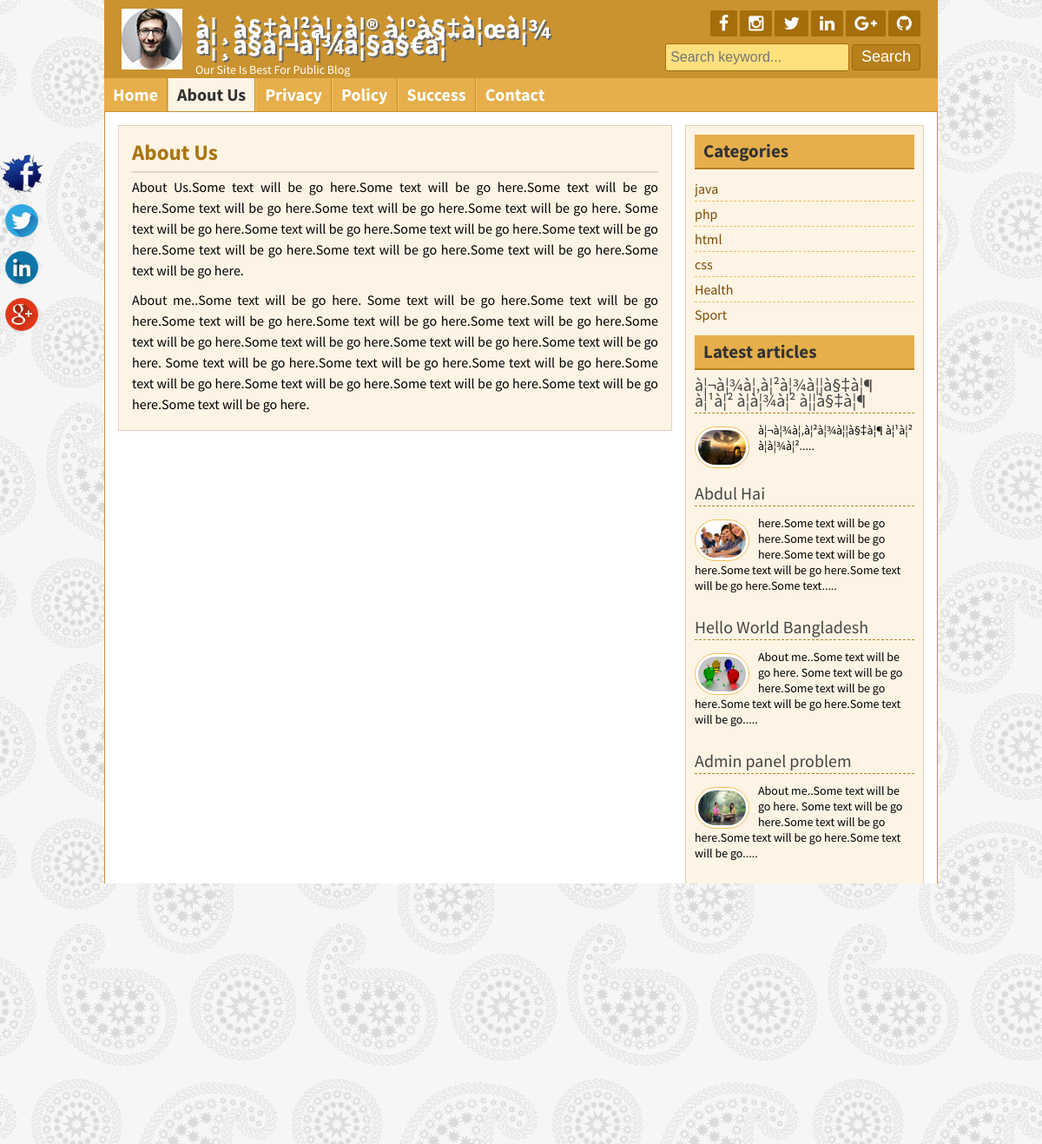
Page /page.php?pageid=1 on the committed database.
### tables this page shows
CREATE TABLE `tbl_slogan` (
  `id` int(11) NOT NULL,
  `title` varchar(255) NOT NULL,
  `slogan` varchar(255) NOT NULL,
  `logo` varchar(255) NOT NULL
);

CREATE TABLE `tbl_social` (
  `id` int(11) NOT NULL,
  `fb` varchar(255) NOT NULL,
  `ins` varchar(255) NOT NULL,
  `tw` varchar(255) NOT NULL,
  `ln` varchar(255) NOT NULL,
  `gp` varchar(255) NOT NULL,
  `git` varchar(255) NOT NULL
);

CREATE TABLE `tbl_page` (
  `id` int(11) NOT NULL,
  `name` varchar(255) NOT NULL,
  `body` text NOT NULL
);

CREATE TABLE `tbl_category` (
  `id` int(11) NOT NULL,
  `name` varchar(255) NOT NULL
);

CREATE TABLE `tbl_post` (
  `id` int(11) NOT NULL,
  `cat` int(11) NOT NULL,
  `title` varchar(255) NOT NULL,
  `body` text NOT NULL,
  `image` varchar(255) NOT NULL,
  `author` varchar(255) NOT NULL,
  `tags` varchar(255) NOT NULL,
  `description` text NOT NULL,
  `date` timestamp NOT NULL DEFAULT current_timestamp(),
  `userid` int(11) NOT NULL
);

CREATE TABLE `tbl_footer` (
  `id` int(11) NOT NULL,
  `node` varchar(255) NOT NULL
);

### lib/Database.php (called while the page is built, shortened)
<?php
Class Database{
	public $host   = DB_HOST;
	public $user   = DB_USER;
	public $pass   = DB_PASS;
	public $dbname = DB_NAME;
	public $link;
	private function connectDB(){
	$this->link = new mysqli($this->host, $this->user, $this->pass, $this->dbname);
 }
	public function select($query){
		$result = $this->link->query($query) or die($this->link->error.__LINE__);
		if($result->num_rows > 0){
			return $result;
		} else {
			return false;
		}
	}
}

### helpers/Format.php (called while the page is built, shortened)
<?php
class Format{
    public function textShorten($text, $limit=400){
        $text = $text. " ";
        $text = substr($text, 0, $limit);
        $text = substr($text, 0, strrpos($text, ' '));
        $text = $text. ".....";
        return $text;
    }
}

### page.php (the view, shortened to what this page needs)
<?php include"inc/header.php"; ?>
<?php
$pageid = mysqli_real_escape_string($db->link, $_GET['pageid']);
    if (!isset($pageid) || $pageid == NULL) {
      echo "<script>window.location='404.php';</script>";
    }else{
        $id = $pageid;
    }
?>
<?php
    $pagequery = "SELECT * FROM tbl_page WHERE id='$id'";
    $pagedetails = $db->select($pagequery);
    if ($pagedetails) {
        while ($result = $pagedetails->fetch_assoc()) {
?>
	<div class="contentsection contemplete clear">
		<div class="maincontent clear">
			<div class="about">
				<h2><?= $result['name']; ?></h2>
				<?= $result['body']; ?>
	</div>
</div>
<?php }} else{echo "<script>window.location='404.php';</script>";} ?>
<?php include"inc/sidebar.php"; ?>
<?php include"inc/footer.php"; ?>

### inc/header.php (shortened to what this page needs)
<?php include"lib/Database.php"; ?>
<?php include"helpers/Format.php"; ?>
<?php
    $db = new Database();
    $fm = new Format();
?>
<!DOCTYPE html>
<html>
<head>
   <?php include 'scripts/css.php'; ?>
</head>
<body>
<div class="headersection templete clear">
    <a href="index.php">
        <div class="logo">
            <?php
                $query = "SELECT * FROM tbl_slogan WHERE id ='1'";
                $blog_title = $db->select($query);
                if ($blog_title) {
                while ($result = $blog_title->fetch_assoc()) {
            ?>
            <img src="admin/<?= $result['logo']; ?>" alt="Logo"/>
            <h2><?= $result['title']; ?></h2>
            <p><?= $result['slogan']; ?></p>
            <?php }} ?>
        </div>
    </a>
    <div class="social clear">
        <div class="icon clear">
            <?php
                $query = "SELECT * FROM tbl_social WHERE id ='1'";
                $social_media = $db->select($query);
                if ($social_media) {
                while ($result = $social_media->fetch_assoc()) {
            ?>
                <a href="<?= $result['fb']; ?>" target="_blank"><i class="fa fa-facebook facebook"></i></a>
                <a href="<?= $result['ins']; ?>" target="_blank"><i class="fa fa-instagram instagram"></i></a>
                <a href="<?= $result['tw']; ?>" target="_blank"><i class="fa fa-twitter twitter"></i></a>
                <a href="<?= $result['ln']; ?>" target="_blank"><i class="fa fa-linkedin linkedin"></i></a>
                <a href="<?= $result['gp']; ?>" target="_blank"><i class="fa fa-google-plus google-plus"></i></a>
                <a href="<?= $result['git']; ?>" target="_blank"><i class="fa fa-github github"></i></a>
           <?php }} ?>
        </div>
        <div class="searchbtn clear">
            <form action="search.php" method="get">
                <input type="text" name="search" placeholder="Search keyword..."/>
                <input type="submit" name="submit" value="Search"/>
            </form>
        </div>
    </div>
</div>
<div class="navsection templete">
    <?php
        $path = $_SERVER['SCRIPT_FILENAME'];
        $current_page = basename($path, '.php');
    ?>
    <ul>
        <li><a
        <?php if ($current_page == 'index') { echo 'id="active"'; }?>
                    href="index.php">Home</a></li>
        <?php
            $query = "SELECT * FROM tbl_page";
            $pages = $db->select($query);
            if ($pages) {
                while ($result = $pages->fetch_assoc()) {
        ?>
                <li><a
                        <?php
                            if (isset($_GET['pageid']) && $_GET['pageid'] == $result['id']) {
                                echo 'id="active"';
                            }
                        ?>
                            href="page.php?pageid=<?= $result['id']; ?>"><?= $result['name']; ?></a></li>
        <?php }} ?>
        <li><a
                <?php if ($current_page == 'contact') { echo 'id="active"'; }?>
                    href="contact.php">Contact</a></li>
    </ul>
</div>

### inc/sidebar.php
<div class="sidebar clear">
    <div class="samesidebar clear">
        <h2>Categories</h2>
        <ul>
            <?php
                $query = "SELECT * FROM tbl_category LIMIT 6";
                $category  = $db->select($query);
                if($category){
                while($result = $category->fetch_assoc()){
            ?>
            <li><a href="posts.php?category=<?= $result['id']; ?>"><?= $result['name']; ?></a></li>
            <?php }}else{ ?>
                <li>No Category Created</li>
            <?php } ?>
        </ul>
    </div>
    <div class="samesidebar clear">
        <h2>Latest articles</h2>
        <?php
            $query = "SELECT * FROM tbl_post ORDER BY id DESC LIMIT 5";
            $post  = $db->select($query);
            if($post){
            while($result = $post->fetch_assoc()){
        ?>
        <div class="popular clear">
            <h3><a href="post.php?id=<?= $result['id']; ?>"><?= $result['title']; ?></a></h3>
            <a href="post.php?id=<?= $result['id']; ?>"><img src="admin/<?= $result['image']; ?>" alt="post image"/></a>
            <?= $fm->textShorten($result['body'], 150); ?>
        </div>
        <?php }} else{"<script>window.location='404.php'</script>";} ?>
    </div>
</div>

### inc/footer.php (shortened to what this page needs)
</div>
<div class="footersection templete clear">
    <div class="footermenu clear">
        <ul>
            <li><a href="#">Home</a></li>
            <li><a href="#">About</a></li>
            <li><a href="#">Contact</a></li>
            <li><a href="#">Privacy</a></li>
        </ul>
        <ul style="float: right;margin-top: -20px;">
            <li><a href="admin/registration.php" title="Click For Registration Me">Register</a></li>
            <li><a href="admin/login.php" title="Click For login Me">Login</a></li>
        </ul>
    </div>
    <?php
    $query = "SELECT * FROM tbl_footer WHERE id ='1'";
    $footernote = $db->select($query);
    if ($footernote) {
    while ($fresult = $footernote->fetch_assoc()) {
    ?>
    <h3 style="color:#fff;">&copy; <?= $fresult['node']; ?> <?= date('Y'); ?></h3>
    <?php }} ?>
</div>
<div class="fixedicon clear">
    <?php
        $query = "SELECT * FROM tbl_social WHERE id ='1'";
        $social_media = $db->select($query);
        if ($social_media) {
        while ($result = $social_media->fetch_assoc()) {
    ?>
    <a href="<?= $result['fb']; ?>" target="_blank"><img src="images/fb.png" alt="Facebook"/></a>
    <a href="<?= $result['tw']; ?>" target="_blank"><img src="images/social/twitter.png" alt="Twitter"/></a>
    <a href="<?= $result['ln']; ?>" target="_blank"><img src="images/social/linkedin.png" alt="LinkedIn"/></a>
    <a href="<?= $result['gp']; ?>" target="_blank"><img src="images/social/google.png" alt="GooglePlus"/></a>
<?php }} ?>
</div>
</body>
</html>

### style.css (style rules this page uses)
* { margin:0;padding:0;outline:0 }
body { font-family: 'Source Sans Pro', sans-serif; font-size:14px; line-height:18px; color:#000; background:url(images/bg.png)repeat fixed 0 0 #fff; }
.templete { width:960px;margin:0 auto; }
.contemplete { margin: 0 auto; width: 928px; }
.clear { overflow:hidden; }
input[type="text"], input[type="email"] { border: 1px solid #cfc5b6; border-radius: 3px; margin-bottom: 5px; padding: 5px; width: 300px; }
input[type="submit"] { background: #b7801c none repeat scroll 0 0; border: 1px solid #e6af4b; color: #fff; cursor: pointer; font-size: 20px; padding: 1px 10px; }
.headersection { background: #ca932f none repeat scroll 0 0; color: #fff; }
.logo { float: left; width: 580px; }
.logo img { float: left; margin-right: 15px; padding-bottom: 10px; padding-left: 20px; padding-top: 10px; width: 70px; }
.logo h2 { color: #fff; font-size: 32px; margin-bottom: 11px; margin-top: 24px; text-shadow: 2px 2px 0 #666; }
.logo p { color:#fff; }
.social { float: right; margin-right: 20px; margin-top: 12px; text-align: right; width: 360px; }
.icon { float: right; }
.icon a { background: #a56e0a none repeat scroll 0 0; border-radius: 2px; color: #fff; display: block; float: left; font-size: 20px; margin-left: 3px; padding: 5px 10px; }
.searchbtn { float: right; margin-top: 8px; }
.searchbtn input[type="text"] { border: 1px solid #A56E0A; width: 200px; background: #FFE07C; font-size: 16px; height: 20px; }
.searchbtn input[type="submit"] { border: 1px solid #9d6602; border-radius: 3px; font-size: 18px; height: 30px; padding-left: 10px; padding-right: 10px; padding-top: 0; cursor: pointer; }
.navsection { background: none repeat scroll 0 0 #e6af4b; min-height: 38px; }
.navsection ul { margin:0;padding:0;list-style:none; }
.navsection ul li { border-left: 1px solid #fdc662; border-right: 1px solid #c18a26; display: block; float: left; position:relative; }
.navsection ul li:first-child { border-left: 0px solid #fdc662; }
.navsection ul li:last-child { border-right: 0px solid #c18a26; }
.navsection ul li a { color: #fff; display: block; font-size: 20px; font-weight: bold; padding: 10px; text-decoration: none; }
.navsection ul li a:hover, #active { background:#FEF4E5;color:#333; }
.contentsection { background: #ffffff none repeat scroll 0 0; border: 1px solid #ca932f; padding: 15px; }
.maincontent { background: #fef4e5 none repeat scroll 0 0; border: 1px solid #ded4c5; float: left; margin: 0 15px 15px 0; padding: 8px 15px; width: 606px; }
.about { font-size: 16px; line-height: 24px; text-align: justify; }
.about p { font-size: 16px; line-height: 24px; margin-bottom: 10px; text-align: justify; }
.samepost h2, .about h2 { border-bottom: 2px solid #e0d6c7; color: #ac7511; font-size: 25px; margin-bottom: 4px; padding: 10px 10px 10px 0; }
.sidebar { background: #fef4e5 none repeat scroll 0 0; border: 1px solid #ded4c5; float: right; margin-bottom: 15px; margin-top: 0; padding: 10px; width: 253px; }
.samesidebar { margin-bottom: 10px; }
.samesidebar h2 { background: #e6af4b none repeat scroll 0 0; border-bottom: 2px solid #b7801c; color: #333; margin-bottom: 8px; padding: 10px; }
.samesidebar ul { padding:0;margin:0;list-style:none; }
.samesidebar ul li { border-bottom: 1px dashed #e9c05c; font-size: 16px; padding: 5px 8px 5px 0; }
.samesidebar ul li:last-child { border-bottom: 0px dashed #e9c05c; }
.samesidebar ul li a { color: #814a00; text-decoration: none; }
.samesidebar p { margin-bottom: 10px; }
.popular { margin-bottom: 20px; }
.popular h3 { border-bottom: 1px dashed #b7801c; font-size: 20px; font-weight: normal; margin-bottom: 10px; padding-bottom: 5px; }
.popular h3 a { text-decoration:none;color:#444 }
.popular img { background: #fff none repeat scroll 0 0; border: 1px solid #f6bf5b; border-radius: 30px; float: left; height: 40px; margin-right: 10px; margin-top: 5px; padding: 3px; width: 55px; }
.footersection { height:90px;background:#B7801C;text-align:center }
.footermenu { margin-top: 25px; margin-bottom: 5px; }
.footermenu ul { padding:0;margin:0;list-style:none;text-align:center; }
.footermenu ul li { display:inline-block; }
.footermenu ul li a { color: #E6AF4B; font-size: 18px; margin-right: 5px; }
.fixedicon { left: 0; position: fixed; top: 175px; width: 60px; }
.fixedicon img { width: 50px; }

### inc/footer.php (style rules this page uses)
ul>li>a { text-decoration: none; }

### rows in the picture
tbl_slogan: logo (picture), title "à¦¸à§‡à¦²à¦¿à¦® à¦°à§‡à¦œà¦¾ à¦¸à§à¦¬à¦¾à¦§à§€à¦¨", slogan "Our Site Is Best For Public Blog"
tbl_page: name "About Us", body "About Us.Some text will be go here.Some text will be go here.Some text will be go here.Some text will be go here.Some text will be go here.Some text will be go here. Some text will be go here.Some text will be go here.Some text will be go here.Some text will be go here.Some text will be go here.Some text will be go here.Some text will be go here.Some text will be go here. About me..Some text will be go here. Some text will be go here.Some text will be go here.Some text will be go here.Some text will be go here.Some text will be go here.Some text will be go here.Some text will be go here.Some text will be go here.Some text will be go here. Some text will be go here.Some text will be go…"
tbl_page: name "Privacy"
tbl_page: name "Policy"
tbl_page: name "Success"
tbl_category: name "java"
tbl_category: name "php"
tbl_category: name "html"
tbl_category: name "css"
tbl_category: name "Health"
tbl_category: name "Sport"
tbl_post: title "à¦¬à¦¾à¦‚à¦²à¦¾à¦¦à§‡à¦¶ à¦¹à¦² à¦­à¦¾à¦² à¦¦à§‡à¦¶", image (picture), body "à¦¬à¦¾à¦‚à¦²à¦¾à¦¦à§‡à¦¶ à¦¹à¦² à¦­à¦¾à¦²....."
tbl_post: title "Abdul Hai", image (picture), body "here.Some text will be go here.Some text will be go here.Some text will be go here.Some text will be go here.Some text will be go here.Some text....."
tbl_post: title "Hello World Bangladesh", image (picture), body "About me..Some text will be go here. Some text will be go here.Some text will be go here.Some text will be go here.Some text will be go....."
tbl_post: title "Admin panel problem", image (picture), body "About me..Some text will be go here. Some text will be go here.Some text will be go here.Some text will be go here.Some text will be go....."
tbl_post: title "This is my creative page", image (picture), body "This is my creative page here.Some text will be go here.Some text will be go here.Some text will be go here.Some text will be go here.Some....."
tbl_footer: node "Copyright By Selim Reza Swadhin"
